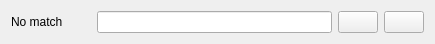
<?xml version="1.0" encoding="UTF-8"?>
<ui version="4.0">
 <class>SearchWidget</class>
 <widget class="QWidget" name="SearchWidget">
  <property name="geometry">
   <rect>
    <x>0</x>
    <y>0</y>
    <width>435</width>
    <height>42</height>
   </rect>
  </property>
  <property name="windowTitle">
   <string>Form</string>
  </property>
  <layout class="QHBoxLayout" name="horizontalLayout" stretch="0,1,0,0">
   <item>
    <widget class="QLabel" name="label">
     <property name="minimumSize">
      <size>
       <width>80</width>
       <height>0</height>
      </size>
     </property>
     <property name="text">
      <string>No match</string>
     </property>
    </widget>
   </item>
   <item>
    <widget class="QLineEdit" name="search"/>
   </item>
   <item>
    <widget class="QPushButton" name="down_btn">
     <property name="text">
      <string/>
     </property>
     <property name="icon">
      <iconset resource="resource.qrc">
       <normaloff>:/down.png</normaloff>:/down.png</iconset>
     </property>
    </widget>
   </item>
   <item>
    <widget class="QPushButton" name="up_btn">
     <property name="text">
      <string/>
     </property>
     <property name="icon">
      <iconset resource="resource.qrc">
       <normaloff>:/up.png</normaloff>:/up.png</iconset>
     </property>
    </widget>
   </item>
  </layout>
 </widget>
 <resources>
  <include location="resource.qrc"/>
 </resources>
 <connections/>
</ui>
